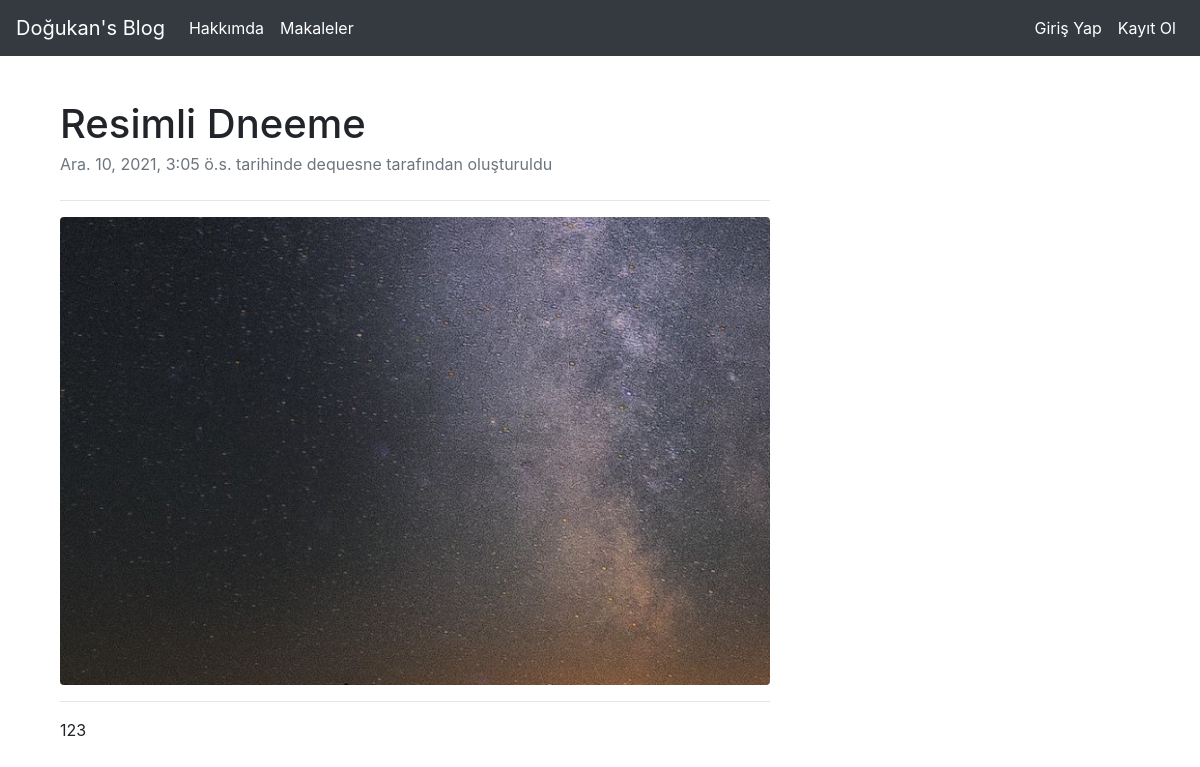
Screenshot of /articles/article/16 with the database file from the repository.
### article/models.py (models this page shows, shortened)
class Article(models.Model):   #Bizim sql veritabanında kullanılacak olan makalelerimizi koyacağımız article tablosu
    author = models.ForeignKey("auth.User", on_delete=models.CASCADE,verbose_name = "Yazar")                  #ve auth.User ile kayıtlı olan kullanıcılara ulaşıyoruz. Bununla beraber on_delete fonksiyonu ile eğer kullanıcı hesabını silersek, otomatik olarak o kullanıcının oluşturduğu makaleler de silinecek
    title = models.CharField(max_length=40,verbose_name = "Başlık")
    content = RichTextField(verbose_name="İçerik")                                         #Verbose_name ile content isminin admin panelinde İçerik ismiyle gözükmesini sağlıyoruz
    created_date = models.DateTimeField(auto_now_add=True,verbose_name="Oluşturulma Tarihi")  #Makalenin oluşturulduğu tarihe göre otomatik tarih değeri alacak.
    article_image = models.FileField(blank=True,null=True,verbose_name="Makaleye Fotoğraf Ekleyin")

### article/views.py (the view)
# urls.py: path("article/<int:id>",views.details,name="detail"),
def details(request,id):   #Makalelerin detay sayfası
    article=get_object_or_404(Article,id=id)  #Bize girilen id'deki makalenin bilgilerinin article içine koy fakat eğer belirtilen id'de makale yoksa ve kullanıcı websitede bu sayfayı açmaya çalışırsa 404 hatasını ver.
    return render(request,"details.html",{"article":article})

### templates/details.html
{% extends "layout.html" %}
{% block body %}
<div class="container mt-5">
            <div class="row">
                <div class="col-lg-8">
                    <article>
                        <header class="mb-4">
                            <h1 class="fw-bolder mb-1">{{article.title}}</h1>
                            <div class="text-muted fst-italic mb-2">{{article.created_date}} tarihinde {{article.author.username}} tarafından oluşturuldu</div>
                        </header>
                        <hr>
                        {% if article.article_image %}
                        <img class="img-fluid rounded" src="{{article.article_image.url}}" alt="">
                        <hr>
                        {% endif %}
                        <section class="mb-5">
                            {{article.content|safe}}
                        </section>
                    </article>
                </div>
            </div>
        </div>
{% endblock body %}

### rows the page displays
Article: title "Resimli Dneeme", created_date "Ara. 10, 2021, 3:05 ö.s.", author.username "dequesne", article_image (picture), content "123"
